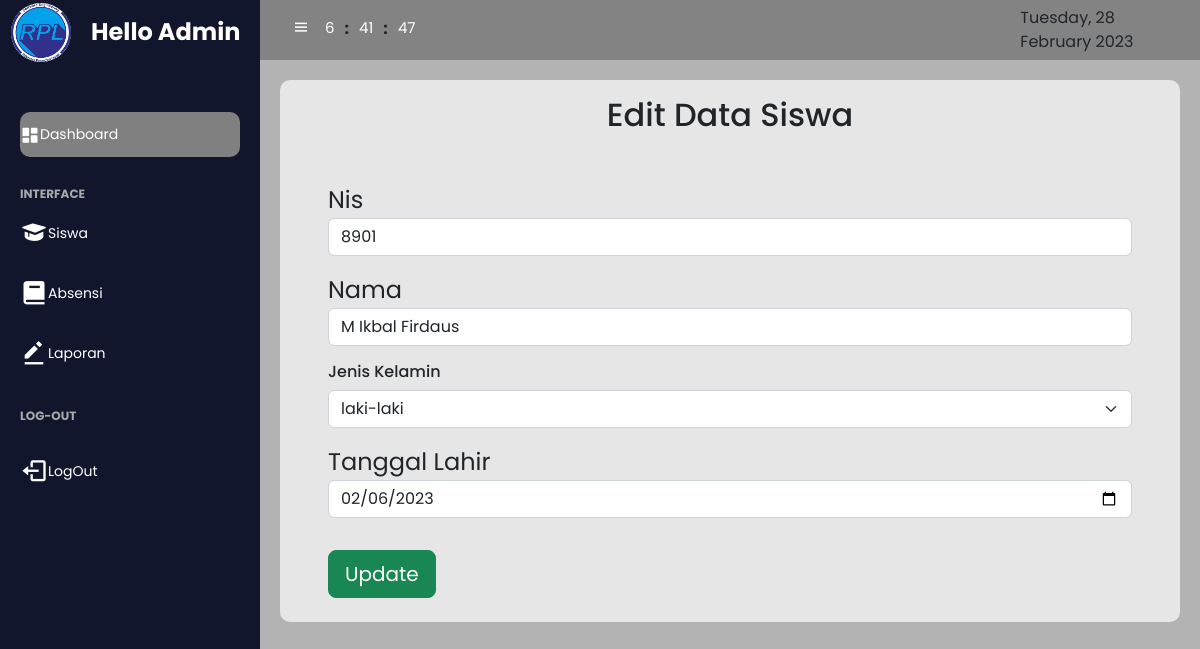
Page /admin/index.php?page=edit&nis=8901 on the committed database.
### tables this page shows
CREATE TABLE `siswa` (
  `id` int(11) NOT NULL,
  `nis` varchar(11) NOT NULL,
  `nama` varchar(45) NOT NULL,
  `jenis_kelamin` enum('Laki-laki','Perempuan') NOT NULL,
  `tanggal_lahir` date NOT NULL
);

### admin/edit.php (the view, shortened to what this page needs)
<?php
include "../koneksi.php";
$nis = $_GET['nis'];
$edit = $conn->query("SELECT * FROM siswa WHERE nis='$nis'");
?>
<?php
while ($data = mysqli_fetch_array($edit)) {
?>
<link rel="stylesheet" href="../patch/style.css">
    <div class="edit">
        <h2 class="text-center py-3">Edit Data Siswa</h2>
        <form action="" method="post">
        <section class="base mb-4 mx-5 py-2">
            <div class="my-3 ">
                <label class="fs-4">Nis</label>
                <input type="text" class="form-control" name="nis"  value="<?php echo $data['nis'];?>">
            </div>
            <div class="my-3">
                <label class="fs-4">Nama</label>
                <input type="text" class="form-control" name="nama"  value="<?php echo $data['nama'];?>">
            </div>
            <div class="mb-2">
            <h6 class="form-label">Jenis Kelamin</h6>
            <select class="form-select" name="jenis_kelamin" aria-label="Default select example">
            <option value="laki-laki">laki-laki</option>
            </select>
        </div>
            <div class="my-3">
                <label class="fs-4">Tanggal Lahir</label>
                <input type="date" class="form-control" name="tanggal_lahir"  value="<?php echo $data['tanggal_lahir'];?>">
            </div>
            <div class=" py-3"><button type="submit" name="edit" class="btn btn-success btn-lg">Update</button></div>
        </section>
<?php
}
?>
    </form>
</div>
<?php
include "../footer.php";
?>

### patch/style.css (style rules this page uses)
* { font-family: 'poppins', sans-serif; margin: 0; padding: 0; box-sizing: border-box; }
body { background-color: #b3b3b3; font-family: 'poppins',sans-serif; }
html { overflow: hidden; }
.edit { width: 100%; height: 100%; background: #e6e6e6; border-radius: 10px; }

### rows in the picture
siswa: nis "8901", nama "M Ikbal Firdaus", tanggal_lahir "02/06/2023"
